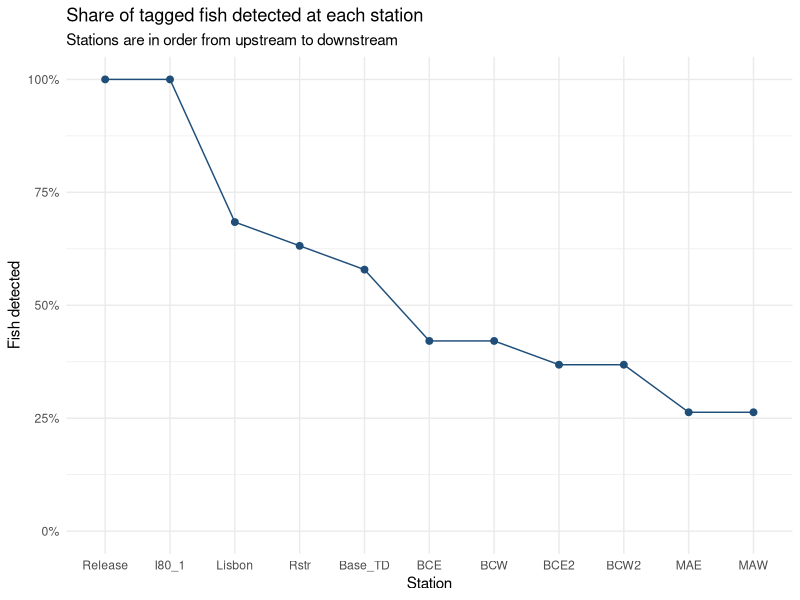

R code for this plot:
## ---- chunk 1
library(tidyverse)
## ---- chunk 2
fish_encounters
## ---- chunk 3
n_fish     <- n_distinct(fish_encounters$fish)
n_stations <- n_distinct(fish_encounters$station)

tibble(
  fish             = n_fish,
  stations         = n_stations,
  rows_if_complete = n_fish * n_stations,
  rows_we_have     = nrow(fish_encounters),
  missing_rows     = n_fish * n_stations - nrow(fish_encounters)
)
## ---- chunk 4
fish_encounters |>
  summarise(share_detected = mean(seen), .by = station)
## ---- chunk 5
fish_full <- fish_encounters |>
  complete(fish, station, fill = list(seen = 0))

fish_full
## ---- chunk 6
nrow(fish_full)            # 19 x 11 = 209
sum(fish_full$seen == 0)   # the 95 rows that were hidden before
sum(fish_full$seen == 1)   # the 114 detections we started with
## ---- chunk 7
station_summary <- fish_full |>
  summarise(fish_detected = sum(seen),
            share_detected = mean(seen),
            .by = station)

station_summary
## ---- chunk 8
ggplot(station_summary, aes(x = station, y = share_detected, group = 1)) +
  geom_line(color = "#1F4E79") +
  geom_point(color = "#1F4E79", size = 2) +
  scale_y_continuous(labels = scales::percent, limits = c(0, 1)) +
  labs(title = "Share of tagged fish detected at each station",
       subtitle = "Stations are in order from upstream to downstream",
       x = "Station", y = "Fish detected") +
  theme_minimal()
## ---- chunk 9
fish_full |>
  mutate(position = as.integer(station)) |>
  mutate(furthest = max(position[seen == 1]), .by = fish) |>
  filter(seen == 0, position < furthest) |>
  select(fish, station)
